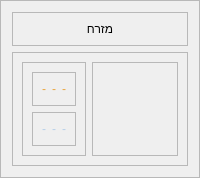
                    <widget class="QFrame" name="f_dig_ea">
                     <property name="sizePolicy">
                      <sizepolicy hsizetype="Fixed" vsizetype="Fixed">
                       <horstretch>0</horstretch>
                       <verstretch>0</verstretch>
                      </sizepolicy>
                     </property>
                     <property name="styleSheet">
                      <string notr="true">QFrame#f_dig_ea{
  border-top-right-radius: 30px;
  border-bottom-right-radius: 30px;
}</string>
                     </property>
                     <property name="frameShape">
                      <enum>QFrame::StyledPanel</enum>
                     </property>
                     <property name="frameShadow">
                      <enum>QFrame::Raised</enum>
                     </property>
                     <layout class="QVBoxLayout" name="verticalLayout_6">
                      <item>
                       <widget class="QFrame" name="f_dig_ea_name">
                        <property name="frameShape">
                         <enum>QFrame::StyledPanel</enum>
                        </property>
                        <property name="frameShadow">
                         <enum>QFrame::Raised</enum>
                        </property>
                        <layout class="QVBoxLayout" name="verticalLayout_31">
                         <item>
                          <widget class="QLabel" name="dig_ea_name">
                           <property name="sizePolicy">
                            <sizepolicy hsizetype="Preferred" vsizetype="Preferred">
                             <horstretch>0</horstretch>
                             <verstretch>0</verstretch>
                            </sizepolicy>
                           </property>
                           <property name="text">
                            <string>מזרח</string>
                           </property>
                           <property name="alignment">
                            <set>Qt::AlignCenter</set>
                           </property>
                          </widget>
                         </item>
                        </layout>
                       </widget>
                      </item>
                      <item>
                       <widget class="QFrame" name="frame">
                        <property name="frameShape">
                         <enum>QFrame::StyledPanel</enum>
                        </property>
                        <property name="frameShadow">
                         <enum>QFrame::Raised</enum>
                        </property>
                        <layout class="QHBoxLayout" name="horizontalLayout_47">
                         <item>
                          <widget class="QFrame" name="f_dig_ea_vol">
                           <property name="frameShape">
                            <enum>QFrame::StyledPanel</enum>
                           </property>
                           <property name="frameShadow">
                            <enum>QFrame::Raised</enum>
                           </property>
                           <layout class="QVBoxLayout" name="verticalLayout_8">
                            <item>
                             <widget class="QFrame" name="f_dig_ea_vol_mor">
                              <property name="styleSheet">
                               <string notr="true">QLabel{
	font: 10pt &quot;Rubik&quot;;
	color: rgb(232, 166, 66);

}</string>
                              </property>
                              <property name="frameShape">
                               <enum>QFrame::StyledPanel</enum>
                              </property>
                              <property name="frameShadow">
                               <enum>QFrame::Raised</enum>
                              </property>
                              <layout class="QHBoxLayout" name="horizontalLayout_37">
                               <item>
                                <widget class="QLabel" name="dig_ea_vol_mor_r">
                                 <property name="text">
                                  <string>-</string>
                                 </property>
                                 <property name="alignment">
                                  <set>Qt::AlignCenter</set>
                                 </property>
                                </widget>
                               </item>
                               <item>
                                <widget class="QLabel" name="dig_ea_vol_mor_t">
                                 <property name="text">
                                  <string>-</string>
                                 </property>
                                 <property name="alignment">
                                  <set>Qt::AlignCenter</set>
                                 </property>
                                </widget>
                               </item>
                               <item>
                                <widget class="QLabel" name="dig_ea_vol_mor_l">
                                 <property name="text">
                                  <string>-</string>
                                 </property>
                                 <property name="alignment">
                                  <set>Qt::AlignCenter</set>
                                 </property>
                                </widget>
                               </item>
                              </layout>
                             </widget>
                            </item>
                            <item>
                             <widget class="QFrame" name="f_dig_ea_vol_eve">
                              <property name="styleSheet">
                               <string notr="true">QLabel{
	font: 10pt &quot;Rubik&quot;;
	color: rgb(183, 207, 232);

}</string>
                              </property>
                              <property name="frameShape">
                               <enum>QFrame::StyledPanel</enum>
                              </property>
                              <property name="frameShadow">
                               <enum>QFrame::Raised</enum>
                              </property>
                              <layout class="QHBoxLayout" name="horizontalLayout_38">
                               <item>
                                <widget class="QLabel" name="dig_ea_vol_eve_r">
                                 <property name="text">
                                  <string>-</string>
                                 </property>
                                 <property name="alignment">
                                  <set>Qt::AlignCenter</set>
                                 </property>
                                </widget>
                               </item>
                               <item>
                                <widget class="QLabel" name="dig_ea_vol_eve_t">
                                 <property name="text">
                                  <string>-</string>
                                 </property>
                                 <property name="alignment">
                                  <set>Qt::AlignCenter</set>
                                 </property>
                                </widget>
                               </item>
                               <item>
                                <widget class="QLabel" name="dig_ea_vol_eve_l">
                                 <property name="text">
                                  <string>-</string>
                                 </property>
                                 <property name="alignment">
                                  <set>Qt::AlignCenter</set>
                                 </property>
                                </widget>
                               </item>
                              </layout>
                             </widget>
                            </item>
                           </layout>
                          </widget>
                         </item>
                         <item>
                          <widget class="QFrame" name="f_dig_ea_arrows">
                           <property name="frameShape">
                            <enum>QFrame::StyledPanel</enum>
                           </property>
                           <property name="frameShadow">
                            <enum>QFrame::Raised</enum>
                           </property>
                           <layout class="QHBoxLayout" name="horizontalLayout_41">
                            <item>
                             <widget class="QLabel" name="dig_ea_arrows">
                              <property name="sizePolicy">
                               <sizepolicy hsizetype="Expanding" vsizetype="Expanding">
                                <horstretch>0</horstretch>
                                <verstretch>0</verstretch>
                               </sizepolicy>
                              </property>
                              <property name="text">
                               <string/>
                              </property>
                              <property name="scaledContents">
                               <bool>true</bool>
                              </property>
                              <property name="alignment">
                               <set>Qt::AlignCenter</set>
                              </property>
                             </widget>
                            </item>
                           </layout>
                          </widget>
                         </item>
                        </layout>
                       </widget>
                      </item>
                     </layout>
                    </widget>
